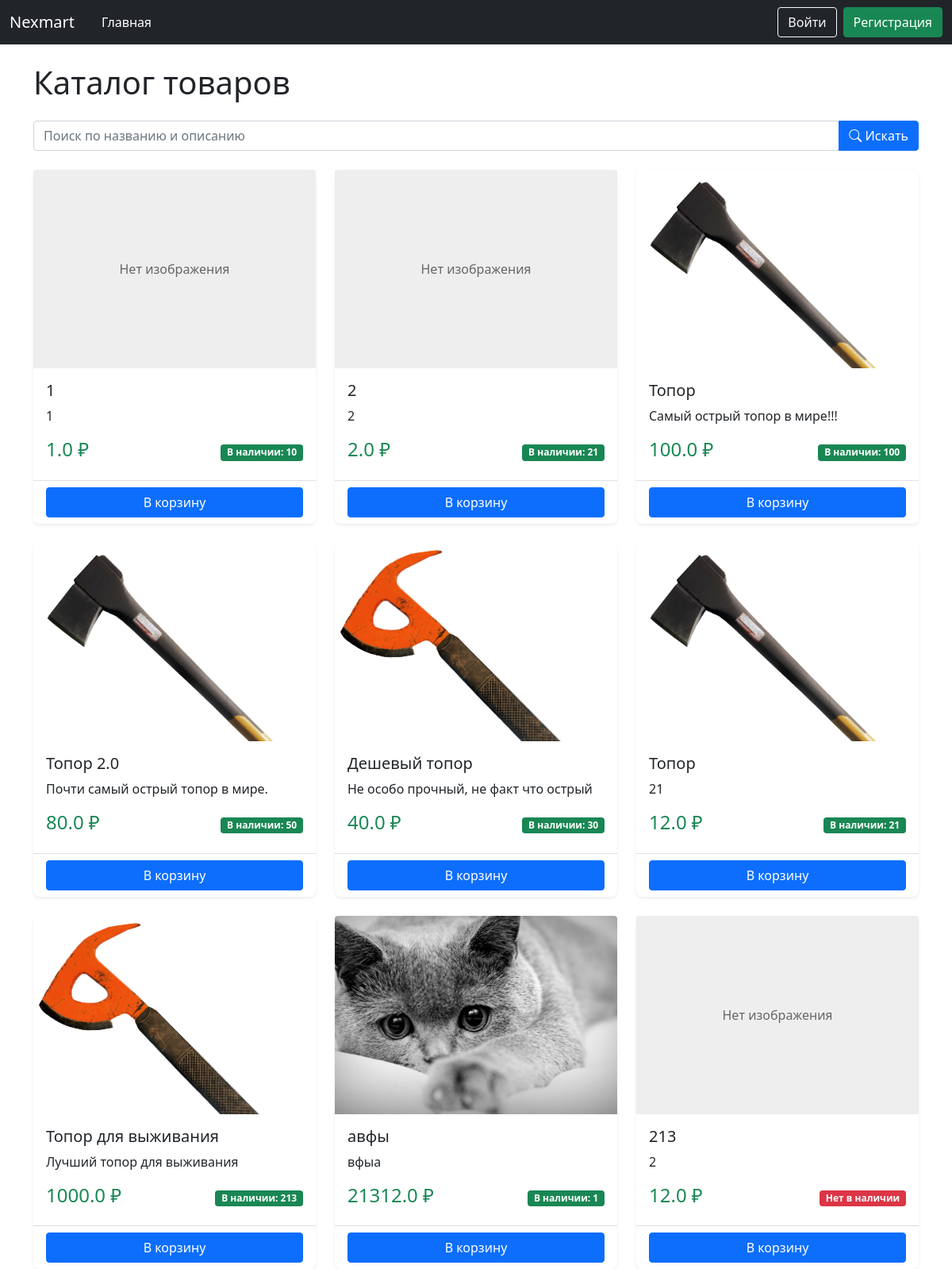
Before: / with the older database file.
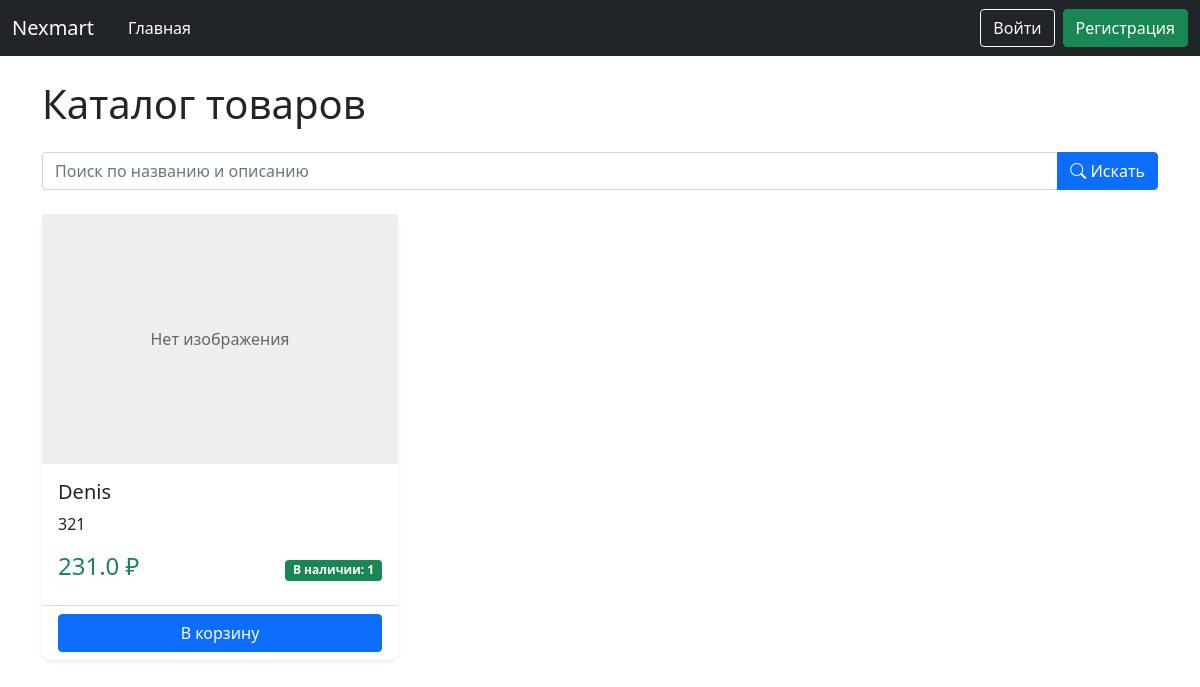
After: the same page with the newer database file.
### data/product.py (models this page shows)
class Product(SqlAlchemyBase):
    __tablename__ = 'products'
    id = sqlalchemy.Column(sqlalchemy.Integer, primary_key=True, autoincrement=True)
    name = sqlalchemy.Column(sqlalchemy.String, nullable=False)
    price = sqlalchemy.Column(sqlalchemy.Float, nullable=False)
    description = sqlalchemy.Column(sqlalchemy.Text)
    created_date = sqlalchemy.Column(sqlalchemy.DateTime, default=datetime.datetime.now)
    open = sqlalchemy.Column(sqlalchemy.Boolean)  # открыт ли продукт для общего доступа
    amount_available = sqlalchemy.Column(sqlalchemy.Integer)  # сколько есть продукта для продажи
    amount_sell = sqlalchemy.Column(sqlalchemy.Integer)  # сколько продано для статистики
    image = sqlalchemy.Column(sqlalchemy.String)
    user_id = sqlalchemy.Column(sqlalchemy.Integer, sqlalchemy.ForeignKey('users.id'))
    user = sqlalchemy.orm.relationship('User', back_populates='products')

### main.py (the view)
@app.route('/')
def home():
    db_sess = db_session.create_session()
    search = request.args.get('search', '')
    query = db_sess.query(Product).filter(Product.open == True)
    if search:
        products = query.filter(Product.name.ilike(f'%{search}%')).all()
    else:
        products = query.all()
    return render_template('all_products.html', products=products)

### data/db_session.py (called while the page is built)
def create_session() -> Session:
    global __factory
    return __factory()

### templates/all_products.html (shortened to what this page needs)
{% extends "base.html" %}
{% block content %}
    <h1 class="mb-4">Каталог товаров</h1>
    <form method="GET" action="" class="mb-4">
        <div class="input-group">
            <input type="text" class="form-control"
                   name="search"
                   placeholder="Поиск по названию и описанию"
                   value="{{ request.args.get('search', '') }}">
            <button type="submit" class="btn btn-primary">
                <i class="bi bi-search"></i> Искать
            </button>
        </div>
    </form>
    <div class="row row-cols-1 row-cols-md-3 g-4">
        {% for product in products %}
        <div class="col">
            <div class="card h-100">
                {% if product.image %}
                <img src="{{ url_for('static', filename='upload/' + product.image) }}"
                     class="card-img-top product-image"
                     alt="{{ product.name }}">
                {% else %}
                <div class="card-img-top no-image">Нет изображения</div>
                {% endif %}
                <div class="card-body">
                    <h5 class="card-title">{{ product.name }}</h5>
                    <p class="card-text">{{ product.description }}</p>
                    <div class="d-flex justify-content-between align-items-center">
                        <span class="h4 text-success">{{ product.price }} ₽</span>
                        {% if product.amount_available and product.amount_available > 0 %}
                            <span class="badge bg-success">В наличии: {{ product.amount_available }}</span>
                        {% else %}
                            <span class="badge bg-danger">Нет в наличии</span>
                        {% endif %}
                    </div>
                </div>
                <div class="card-footer bg-transparent">
                    <a href='/user/add_cart/{{product.id}}' class="btn btn-primary w-100">В корзину</a>
                </div>
            </div>
        </div>
        {% else %}
        <div class="col-12">
            <div class="alert alert-warning">
                Товары не найдены. Попробуйте изменить условия поиска.
            </div>
        </div>
        {% endfor %}
    </div>
{% endblock %}

### templates/base.html (shortened to what this page needs)
<!doctype html>
<html lang="ru">
<head>
                    <link href="https://cdn.jsdelivr.net/npm/bootstrap@5.0.2/dist/css/bootstrap.min.css" rel="stylesheet">
                    <link rel="stylesheet" href="https://cdn.jsdelivr.net/npm/bootstrap-icons@1.8.1/font/bootstrap-icons.css">
    <link rel="stylesheet" href="{{ url_for('static', filename='css/style.css') }}">
    <link rel="stylesheet" href="https://cdnjs.cloudflare.com/ajax/libs/font-awesome/6.5.1/css/all.min.css">
    <link rel="stylesheet" href="{{ url_for('static', filename='css/auth_styles.css') }}">
</head>
<body>
<header>
    <nav class="navbar navbar-expand-md navbar-dark bg-dark" aria-label="Fourth navbar example">
        <div class="container-fluid">
          <a class="navbar-brand" href="#">Nexmart</a>
          <div class="collapse navbar-collapse" id="navbarsExample04">
            <ul class="navbar-nav me-auto mb-2 mb-md-0">
              <li class="nav-item">
                <a class="nav-link active" aria-current="page" href="/">Главная</a>
              </li>
                {% if not current_user.is_authenticated %}
                <li class="nav-item">
                <a class="nav-link active" aria-current="page" href="/register"></a>
              </li>
                <li class="nav-item">
                <a class="nav-link active" aria-current="page" href="/login"></a>
              </li>
                {% endif %}
            </ul>
            {% if current_user.is_authenticated %}
            <div class="d-flex align-items-center">
              <div class="dropdown">
                <button class="btn btn-outline-light dropdown-toggle" type="button" id="profileDropdown" data-bs-toggle="dropdown" aria-expanded="false">
                  <i class="bi bi-person-circle me-1"></i>
                  {{ current_user.name }}
                  <span class="badge bg-success ms-2">{{ current_user.balance }}₽</span>
                </button>
                <ul class="dropdown-menu dropdown-menu-end" aria-labelledby="profileDropdown">
                  <li><a class="dropdown-item" href="/user/profile"><i class="bi bi-person me-2"></i>Профиль</a></li>
                  <li><a class="dropdown-item" href="/user/orders"><i class="bi bi-bag me-2"></i>Мои заказы</a></li>
                    <li><a class="dropdown-item" href="/user/cart"><i class="bi bi-basket me-2"></i>Корзина</a></li>
                  <li><a class="dropdown-item" href="/user/balance"><i class="bi bi-wallet2 me-2"></i>Пополнить баланс</a></li>
                  <li><hr class="dropdown-divider"></li>
                  <li><a class="dropdown-item" href="/logout"><i class="bi bi-box-arrow-right me-2"></i>Выйти</a></li>
                </ul>
              </div>
            </div>
            {% else %}
            <div class="d-flex">
              <a href="/login" class="btn btn-outline-light me-2">Войти</a>
              <a href="/register" class="btn btn-success">Регистрация</a>
            </div>
            {% endif %}
          </div>
        </div>
      </nav>
</header>
<div class="container mt-4">
    {% block content %}{% endblock %}
</div>
</body>
</html>

### static/css/style.css (style rules this page uses)
.no-image { height: 250px; background: #eee; display: flex; align-items: center; justify-content: center; color: #666; }
.navbar-nav .nav-link { position: relative; transition: all 0.5s ease; margin: 0 10px; }
.navbar-nav .nav-link::after { content: ''; position: absolute; width: 0; height: 2px; bottom: 0; left: 50%; background-color: #90caf9; transition: all 0.3s ease; }
.badge.bg-success { transition: all 0.3s ease; }
.card { border: none; border-radius: 0.5rem; box-shadow: 0 0.125rem 0.25rem rgba(0, 0, 0, 0.075); transition: all 0.3s ease; }
.btn-success { transition: all 0.3s ease; }
.form-control { border-radius: 0.25rem; border: 1px solid #ced4da; transition: all 0.3s ease; }
.btn { position: relative; overflow: hidden; }
.btn::after { content: ''; position: absolute; top: 50%; left: 50%; width: 5px; height: 5px; background: rgba(255, 255, 255, 0.3); opacity: 0; border-radius: 50%; transform: scale(1, 1) translate(-50%, -50%); transform-origin: 50% 50%; }

Changed rows visible on the page:
removed Product: shows "Нет изображения", name "1", description "1", price "1.0", amount_available "10"
removed Product: shows "Нет изображения", name "2", description "2", price "2.0", amount_available "21"
removed Product: image (picture), name "Топор", description "Самый острый топор в мире!!!", price "100.0", amount_available "100"
removed Product: image (picture), name "Топор 2.0", description "Почти самый острый топор в мире.", price "80.0", amount_available "50"
removed Product: image (picture), name "Дешевый топор", description "Не особо прочный, не факт что острый", price "40.0", amount_available "30"
removed Product: image (picture), name "Топор", description "21", price "12.0", amount_available "21"
removed Product: image (picture), name "Топор для выживания", description "Лучший топор для выживания", price "1000.0", amount_available "213"
removed Product: image (picture), name "авфы", description "вфыа", price "21312.0", amount_available "1"
removed Product: shows "Нет изображения", name "213", description "2", price "12.0", amount_available "Нет в наличии"
added Product: shows "Нет изображения", name "Denis", description "321", price "231.0", amount_available "1"
